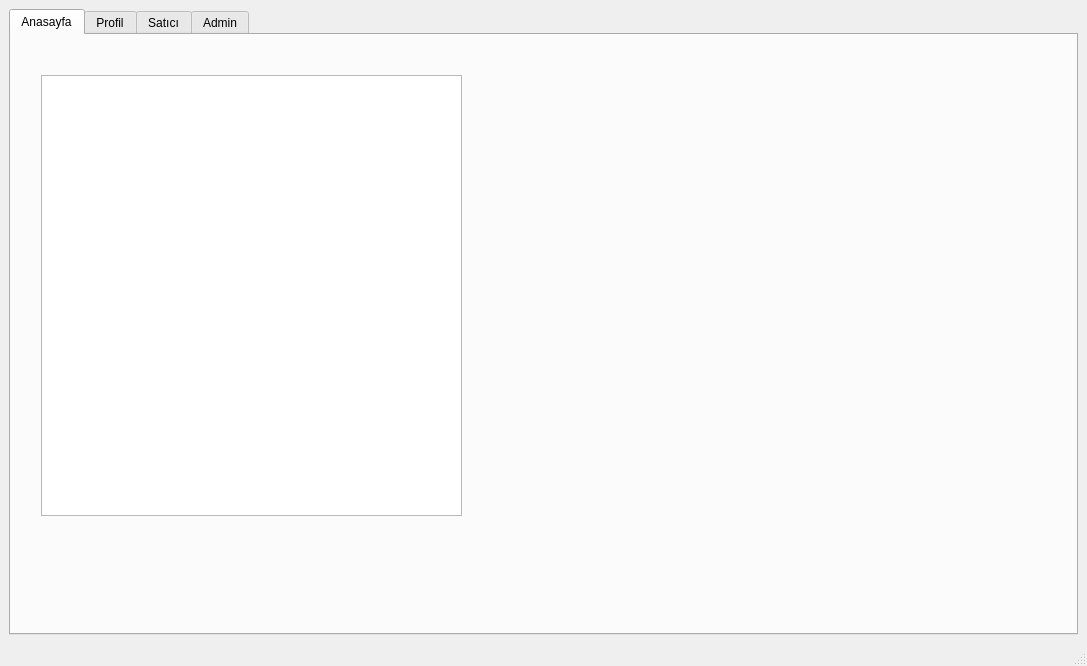
<?xml version="1.0" encoding="UTF-8"?>
<ui version="4.0">
 <class>MainWindow</class>
 <widget class="QMainWindow" name="MainWindow">
  <property name="geometry">
   <rect>
    <x>0</x>
    <y>0</y>
    <width>1087</width>
    <height>666</height>
   </rect>
  </property>
  <property name="windowTitle">
   <string>MainWindow</string>
  </property>
  <widget class="QWidget" name="centralwidget">
   <layout class="QHBoxLayout" name="horizontalLayout">
    <item>
     <widget class="QTabWidget" name="tabWidget">
      <property name="currentIndex">
       <number>0</number>
      </property>
      <widget class="QWidget" name="tab">
       <attribute name="title">
        <string>Anasayfa</string>
       </attribute>
       <widget class="QListView" name="listView">
        <property name="geometry">
         <rect>
          <x>30</x>
          <y>40</y>
          <width>421</width>
          <height>441</height>
         </rect>
        </property>
        <property name="viewMode">
         <enum>QListView::IconMode</enum>
        </property>
       </widget>
      </widget>
      <widget class="QWidget" name="tab_3">
       <attribute name="title">
        <string>Profil</string>
       </attribute>
      </widget>
      <widget class="QWidget" name="tab_4">
       <attribute name="title">
        <string>Satıcı</string>
       </attribute>
      </widget>
      <widget class="QWidget" name="tab_2">
       <attribute name="title">
        <string>Admin</string>
       </attribute>
      </widget>
     </widget>
    </item>
   </layout>
  </widget>
  <widget class="QMenuBar" name="menubar">
   <property name="geometry">
    <rect>
     <x>0</x>
     <y>0</y>
     <width>1087</width>
     <height>22</height>
    </rect>
   </property>
  </widget>
  <widget class="QStatusBar" name="statusbar"/>
 </widget>
 <resources/>
 <connections/>
</ui>
